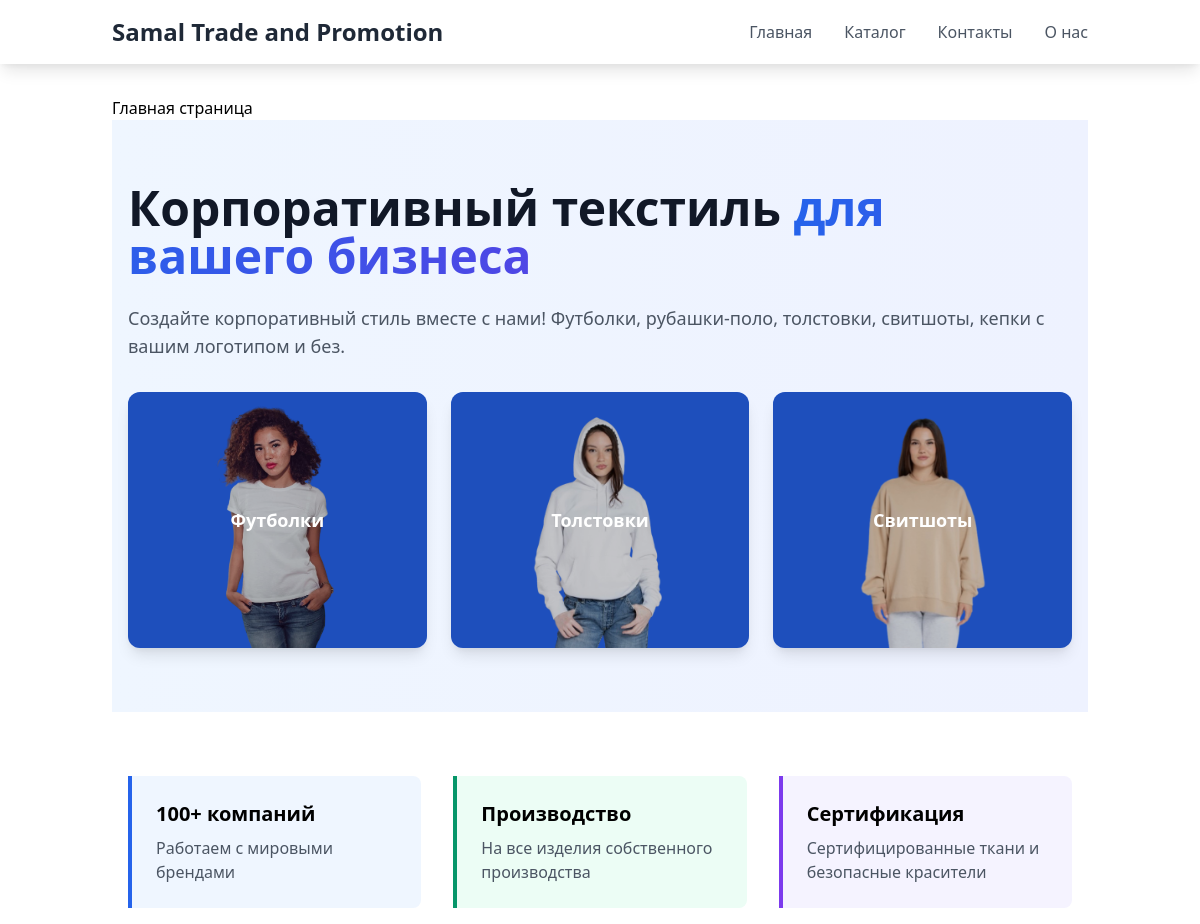
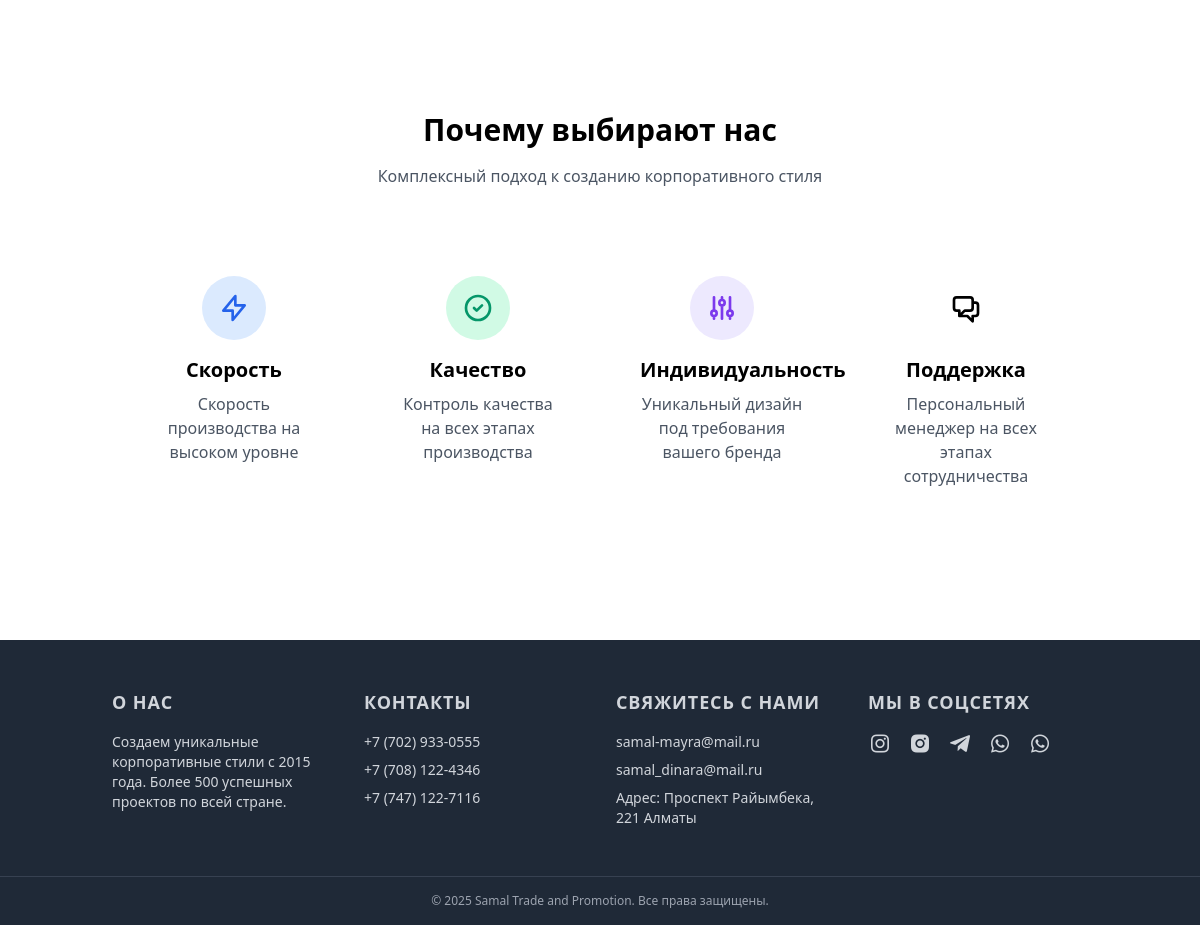
The page / on the database its author committed (2 pictures, top to bottom).
### samal/models.py (models this page shows, shortened)
class Category(models.Model):
    name = models.CharField(max_length=255, verbose_name='Название')
    slug = models.SlugField(max_length=255, unique=True, verbose_name='URL')
    image = models.ImageField(upload_to='category_images/', blank=True, null=True, verbose_name='Изображение')
    class Meta:
        verbose_name = 'Категория'
        verbose_name_plural = 'Категории'

### samal/views.py (the view)
# urls.py: path('', home, name='home'),
def home(request):
    categories = Category.objects.all()
    context = {
        'categories': categories,
    }
    return render(request, 'samal/home.html', context)

### templates/samal/home.html (shortened to what this page needs)
{% extends 'base.html' %}
{% load static %}
{% block content %}
    {% block title %}Главная страница{% endblock %}
    <section class="bg-gradient-to-r from-blue-50 to-indigo-50 py-16">
      <div class="container mx-auto px-4">
        <div class="grid grid-cols-1 lg:grid-cols-1 gap-8 items-center">
          <div class="space-y-6">
            <h1 class="text-4xl md:text-5xl font-bold text-gray-900 leading-tight">
              Корпоративный текстиль
              <span class="bg-clip-text text-transparent bg-gradient-to-r from-blue-600 to-indigo-600">
              </span>
            </h1>
            <p class="text-lg text-gray-600">
              Создайте корпоративный стиль вместе с нами! Футболки, рубашки-поло, толстовки, свитшоты, кепки с вашим логотипом и без.</p>
          </div>
          <div class="grid grid-cols-1 sm:grid-cols-2 md:grid-cols-3 lg:grid-cols-3 gap-6">
            {% for category in categories %}
              <div class="relative group overflow-hidden rounded-xl shadow-lg transition-all hover:shadow-2xl bg-blue-600">
                <a href="{% url 'category_detail' category.slug %}" class="block">
                  <div class="h-64 w-full">
                    <img src="{{ category.image.url }}"
                         alt="{{ category.name }}"
                         class="w-full h-full object-cover transition-transform duration-300 transform group-hover:scale-110 group-hover:brightness-75">
                  </div>
                  <div class="absolute inset-0 flex items-center justify-center bg-black bg-opacity-20 group-hover:bg-opacity-40 transition-all duration-300">
                    <span class="text-white font-bold text-lg transition-colors duration-300">
                      {{ category.name }}
                    </span>
                  </div>
                </a>
              </div>
            {% endfor %}
          </div>
          </div>
        </div>
    </section>
    <section class="py-16 bg-white">
      <div class="container mx-auto px-4">
        <div class="grid grid-cols-1 md:grid-cols-3 gap-8">
          <div class="p-6 border-l-4 border-blue-600 bg-blue-50 rounded-r-lg">
            <h3 class="text-xl font-bold mb-2">100+ компаний</h3>
            <p class="text-gray-600">Работаем с мировыми брендами</p>
          </div>
          <div class="p-6 border-l-4 border-green-600 bg-green-50 rounded-r-lg">
            <h3 class="text-xl font-bold mb-2">Производство</h3>
            <p class="text-gray-600">На все изделия собственного производства</p>
          </div>
          <div class="p-6 border-l-4 border-purple-600 bg-purple-50 rounded-r-lg">
            <h3 class="text-xl font-bold mb-2">Сертификация</h3>
            <p class="text-gray-600">Сертифицированные ткани и безопасные красители</p>
          </div>
        </div>
      </div>
    </section>
    <section class="py-16 bg-white">
      <div class="container mx-auto px-4">
        <div class="text-center max-w-2xl mx-auto mb-16">
          <h2 class="text-3xl font-bold mb-4">Почему выбирают нас</h2>
          <p class="text-gray-600">Комплексный подход к созданию корпоративного стиля</p>
        </div>
        <div class="grid grid-cols-1 md:grid-cols-2 lg:grid-cols-4 gap-8">
          <div class="p-6 text-center hover:bg-gray-50 rounded-xl transition-colors">
            <div class="w-16 h-16 bg-blue-100 rounded-full flex items-center justify-center mx-auto mb-4">
              <svg class="w-8 h-8 text-blue-600" fill="none" stroke="currentColor" viewBox="0 0 24 24">
                <path stroke-linecap="round" stroke-linejoin="round" stroke-width="2"
                      d="M13 10V3L4 14h7v7l9-11h-7z"/>
              </svg>
            </div>
            <h3 class="text-xl font-semibold mb-2">Скорость</h3>
            <p class="text-gray-600">Скорость производства на высоком уровне</p>
          </div>
          <div class="p-6 text-center hover:bg-gray-50 rounded-xl transition-colors">
            <div class="w-16 h-16 bg-green-100 rounded-full flex items-center justify-center mx-auto mb-4">
              <svg class="w-8 h-8 text-green-600" fill="none" stroke="currentColor" viewBox="0 0 24 24">
                <path stroke-linecap="round" stroke-linejoin="round" stroke-width="2"
                      d="M9 12l2 2 4-4m6 2a9 9 0 11-18 0 9 9 0 0118 0z"/>
              </svg>
            </div>
            <h3 class="text-xl font-semibold mb-2">Качество</h3>
            <p class="text-gray-600">Контроль качества на всех этапах производства</p>
          </div>
          <div class="p-6 text-center hover:bg-gray-50 rounded-xl transition-colors">
            <div class="w-16 h-16 bg-purple-100 rounded-full flex items-center justify-center mx-auto mb-4">
              <svg class="w-8 h-8 text-purple-600" fill="none" stroke="currentColor" viewBox="0 0 24 24">
                <path stroke-linecap="round" stroke-linejoin="round" stroke-width="2"
                      d="M12 6V4m0 2a2 2 0 100 4m0-4a2 2 0 110 4m-6 8a2 2 0 100-4m0 4a2 2 0 110-4m0 4v2m0-6V4m6 6v10m6-2a2 2 0 100-4m0 4a2 2 0 110-4m0 4v2m0-6V4"/>
              </svg>
            </div>
            <h3 class="text-xl font-semibold mb-2">Индивидуальность</h3>
            <p class="text-gray-600">Уникальный дизайн под требования вашего бренда</p>
          </div>
          <div class="p-6 text-center hover:bg-gray-50 rounded-xl transition-colors">
            <div class="w-16 h-16 bg-orange-100 rounded-full flex items-center justify-center mx-auto mb-4">
            </div>
            <h3 class="text-xl font-semibold mb-2">Поддержка</h3>
            <p class="text-gray-600">Персональный менеджер на всех этапах сотрудничества</p>
          </div>
        </div>
      </div>
    </section>
{% endblock %}

### templates/base.html (style rules this page uses)
body { @apply bg-gray-100; }

### rows shown on the page
Category: image (picture), name "Футболки"
Category: image (picture), name "Толстовки"
Category: image (picture), name "Свитшоты"
